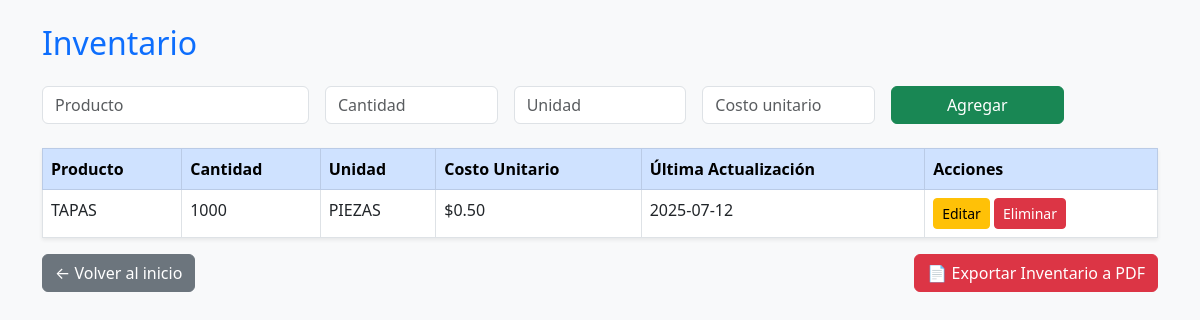
The app's page /inventario, older data.
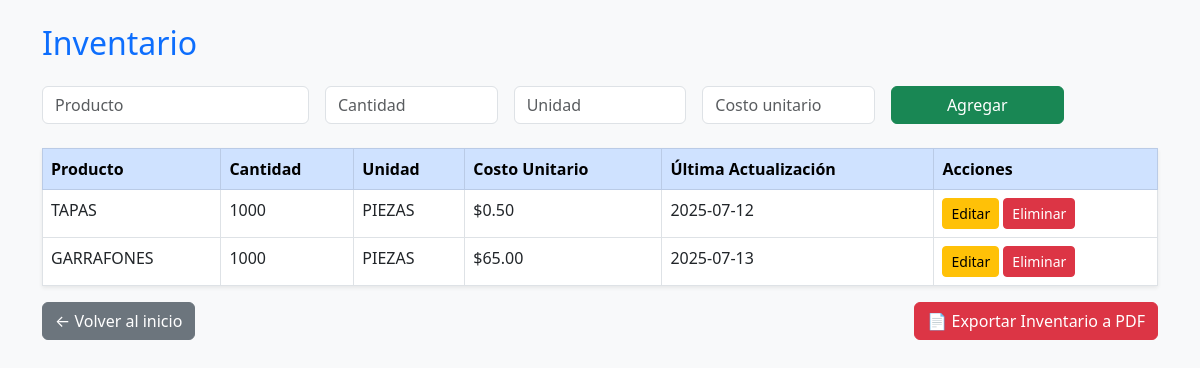
The same page, newer data.
### tables this page shows
CREATE TABLE inventario (
                    id INTEGER PRIMARY KEY AUTOINCREMENT,
                    producto TEXT,
                    cantidad INTEGER,
                    unidad TEXT,
                    costo_unitario REAL,
                    actualizado TEXT);

### app.py (the view)
@app.route('/inventario')
def inventario():
    conn = sqlite3.connect('azul.db')
    c = conn.cursor()
    c.execute("SELECT * FROM inventario")
    productos = c.fetchall()
    conn.close()
    return render_template("inventario.html", productos=productos)

### templates/inventario.html (shortened to what this page needs)
<!DOCTYPE html>
<html lang="es">
<head>
    <link rel="stylesheet" href="https://cdn.jsdelivr.net/npm/bootstrap@5.3.0/dist/css/bootstrap.min.css">
</head>
<body class="bg-light">
<div class="container mt-4">
    <h2 class="mb-4 text-primary">Inventario</h2>
    <form action="/agregar_producto" method="post" class="row g-3 mb-4">
        <div class="col-md-3">
            <input type="text" name="producto" class="form-control" placeholder="Producto" required>
        </div>
        <div class="col-md-2">
            <input type="number" name="cantidad" class="form-control" placeholder="Cantidad" required>
        </div>
        <div class="col-md-2">
            <input type="text" name="unidad" class="form-control" placeholder="Unidad" required>
        </div>
        <div class="col-md-2">
            <input type="number" step="1" name="costo_unitario" class="form-control" placeholder="Costo unitario" required>
        </div>
        <div class="col-md-2">
            <button type="submit" class="btn btn-success w-100">Agregar</button>
        </div>
    </form>
    <table class="table table-bordered table-hover bg-white shadow-sm">
        <thead class="table-primary">
            <tr>
                <th>Producto</th>
                <th>Cantidad</th>
                <th>Unidad</th>
                <th>Costo Unitario</th>
                <th>Última Actualización</th>
                <th>Acciones</th>
            </tr>
        </thead>
        <tbody>
            {% for p in productos %}
            <tr>
                <td>{{ p[1] }}</td>
                <td>{{ p[2] }}</td>
                <td>{{ p[3] }}</td>
                <td>${{ '%.2f'|format(p[4]) }}</td>
                <td>{{ p[5] }}</td>
                <td>
                    <a href="{{ url_for('editar_producto', id=p[0]) }}" class="btn btn-warning btn-sm">Editar</a>
                    <a href="{{ url_for('eliminar_producto', id=p[0]) }}" class="btn btn-danger btn-sm" onclick="return confirm('¿Eliminar este producto?')">Eliminar</a>
                </td>
            </tr>
            {% endfor %}
        </tbody>
    </table>
    <div class="d-flex justify-content-between mt-3">
    <a href="/" class="btn btn-secondary">← Volver al inicio</a>
    <a href="{{ url_for('exportar_inventario') }}" class="btn btn-danger">📄 Exportar Inventario a PDF</a>
</div>
</div>
</body>
</html>

Row changes from the older to the newer data that the page shows:
added inventario: producto "GARRAFONES", cantidad "1000", unidad "PIEZAS", costo_unitario "65.00", actualizado "2025-07-13"
